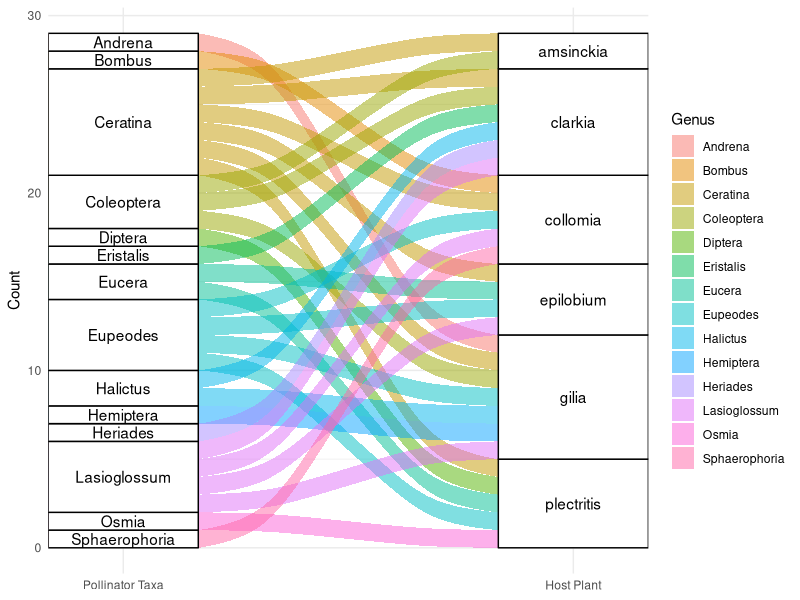
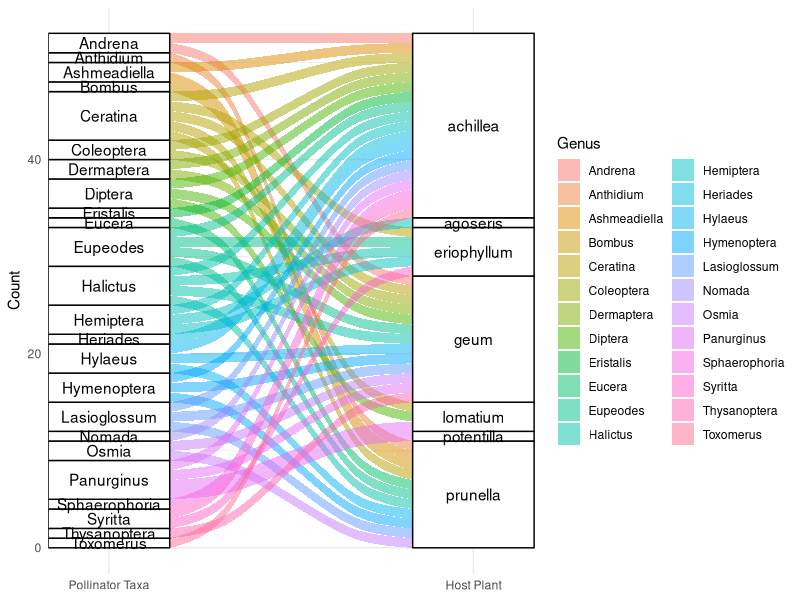
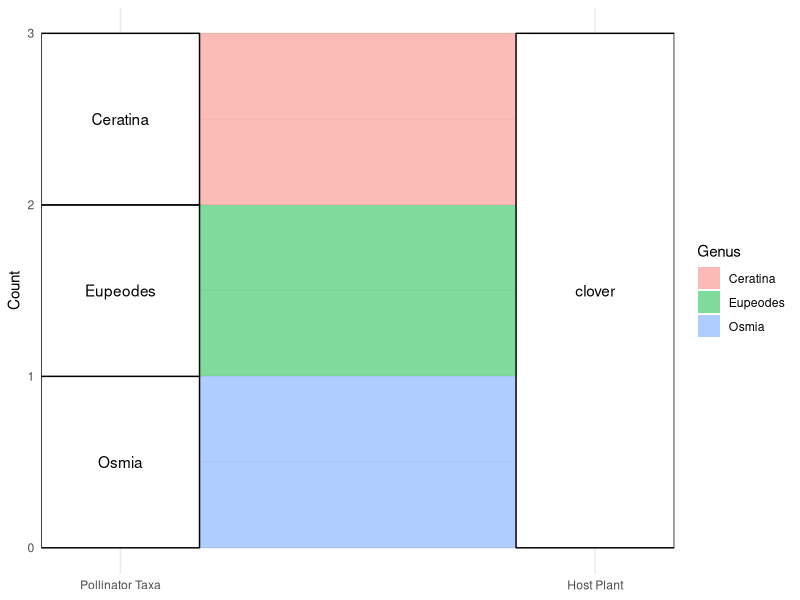
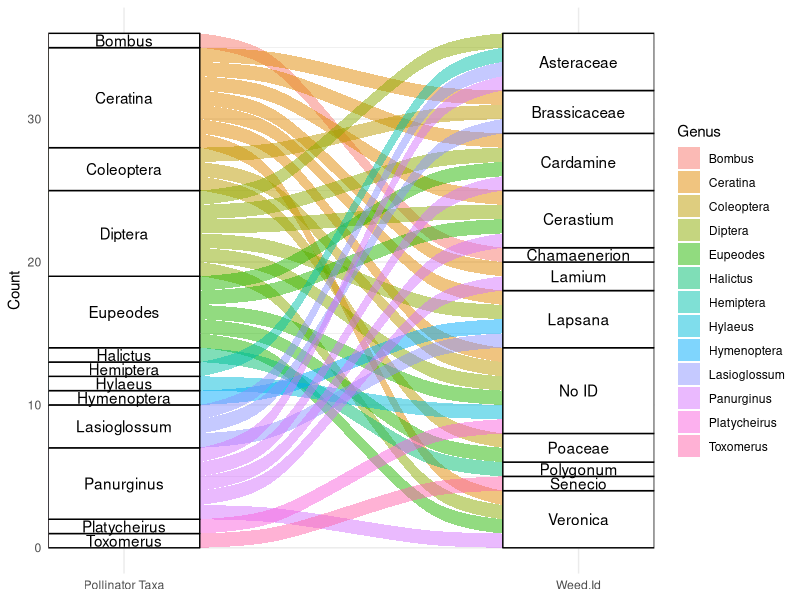

Source code (R) for these figures, in order:
## POLLINATOR THESIS PROJECT FIGURES
## Alluvial plots by seed mix

## Libraries needed
library(tidyverse)
library(ggplot2)
library(dplyr)
library(lubridate)
library(ggalluvial)

#############################
#############################
## Import data
## Clean up column names and columns

collectedpollinators <- read.csv("collectedpollinators_combined.csv")
names(collectedpollinators) <- c ("Year","Day", "Month", "Orchard.Age", "Block",
                                  "Management", "Seed.Mix", "Host.Plant", "Order", "Genus", "Notes", 
                                  "Weed.Id", "Count")
#############################
#############################
## Alluvial chart for plants in the annual seed mix and their associated pollinators
annualalluvial <- collectedpollinators %>%
  filter(Host.Plant %in% c("collomia", "amsinckia", "clarkia", "epilobium", "gilia",
                           "lotus", "plectritis", "sanguisorba")) %>%
  mutate(plantpollinators=paste(Host.Plant,Genus, sep = "_")) %>%
  group_by(Host.Plant,Genus,Count,plantpollinators) %>%
  summarise()

ggplot(data = annualalluvial,
       aes(axis1 = Genus, axis2 = Host.Plant,
           y = Count)) +
  scale_x_discrete(limits = c("Pollinator Taxa", "Host Plant"), expand = c(.05, .05)) +
  geom_alluvium(aes(fill = Genus)) +
  geom_stratum() +
  geom_text(stat = "stratum", aes(label = after_stat(stratum))) +
  theme_minimal()

## Alluvial chart for plants in the perennial seed mix and their associated pollinators
perennialalluvial <- collectedpollinators %>%
  filter(Host.Plant %in% c("achillea", "agoseris", "lomatium", "potentilla",
                           "prunella", "viola", "geum", "eriophyllum")) %>%
  mutate(plantpollinators=paste(Host.Plant,Genus, sep = "_")) %>%
  group_by(Host.Plant,Genus,Count,plantpollinators) %>%
  summarise()

ggplot(data = perennialalluvial,
       aes(axis1 = Genus, axis2 = Host.Plant,
           y = Count)) +
  scale_x_discrete(limits = c("Pollinator Taxa", "Host Plant"), expand = c(.05, .05)) +
  geom_alluvium(aes(fill = Genus)) +
  geom_stratum() +
  geom_text(stat = "stratum", aes(label = after_stat(stratum))) +
  theme_minimal()

## Alluvial chart for plants in the industry seed mix and their associated pollinators
industryalluvial <- collectedpollinators %>%
  filter(Host.Plant %in% c("barley", "oats", "vetch", "clover")) %>%
  mutate(plantpollinators=paste(Host.Plant,Genus, sep = "_")) %>%
  group_by(Host.Plant,Genus,Count,plantpollinators) %>%
  summarise()

ggplot(data = industryalluvial,
       aes(axis1 = Genus, axis2 = Host.Plant,
           y = Count)) +
  scale_x_discrete(limits = c("Pollinator Taxa", "Host Plant"), expand = c(.05, .05)) +
  geom_alluvium(aes(fill = Genus)) +
  geom_stratum() +
  geom_text(stat = "stratum", aes(label = after_stat(stratum))) +
  theme_minimal()

## Alluvial chart for control plants (weeds) and their associated pollinators
controlalluvial <- collectedpollinators %>%
  filter(Host.Plant == "weed") %>%
  mutate(plantpollinators=paste(Weed.Id,Genus, sep = "_")) %>%
  group_by(Weed.Id,Genus,Count,plantpollinators) %>%
  summarise()

ggplot(data = controlalluvial,
       aes(axis1 = Genus, axis2 = Weed.Id,
           y = Count)) +
  scale_x_discrete(limits = c("Pollinator Taxa", "Weed.Id"), expand = c(.05, .05)) +
  geom_alluvium(aes(fill = Genus)) +
  geom_stratum() +
  geom_text(stat = "stratum", aes(label = after_stat(stratum))) +
  theme_minimal()
